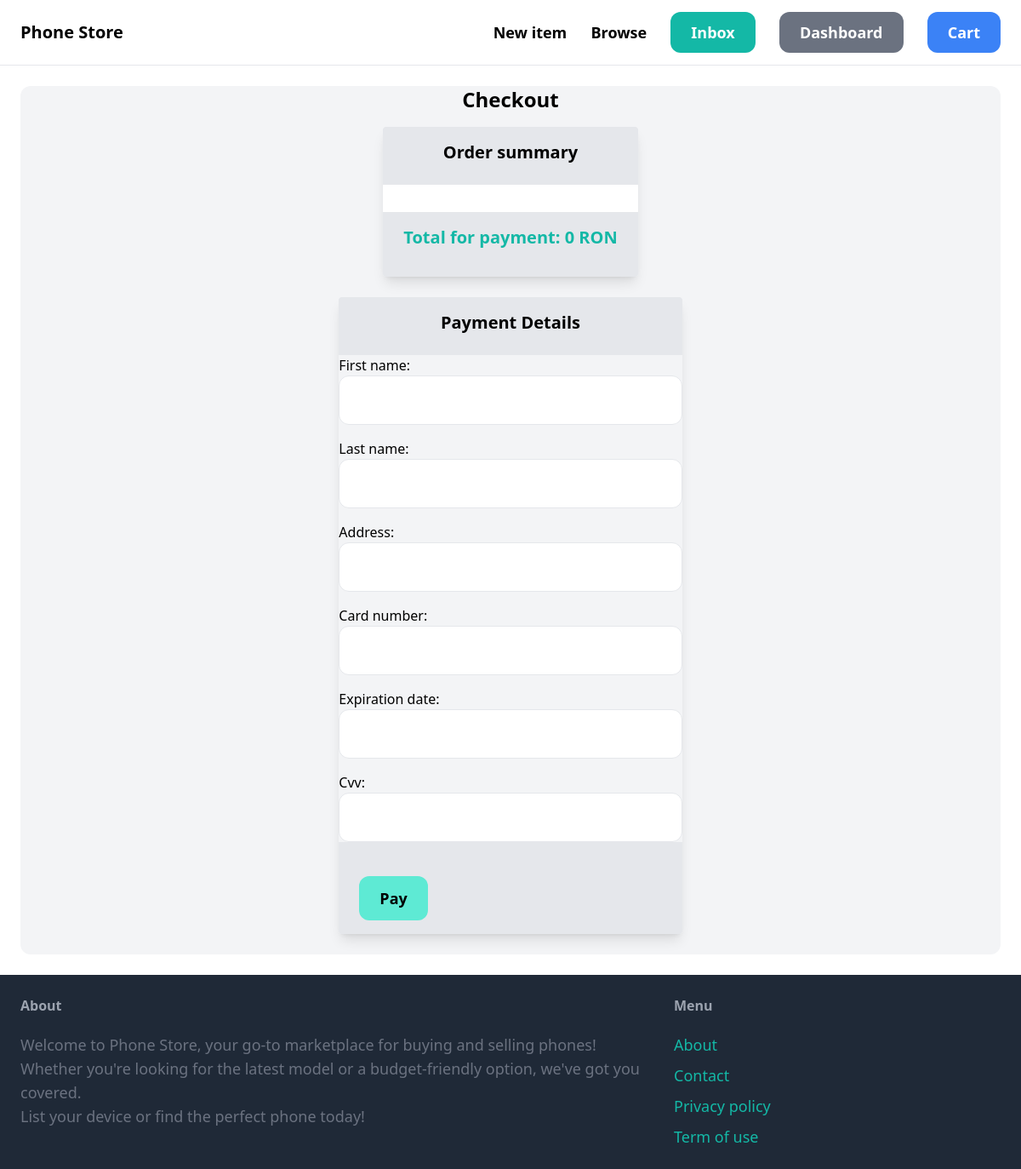
The page /cart/checkout/ (signed in) on the database as committed earlier.
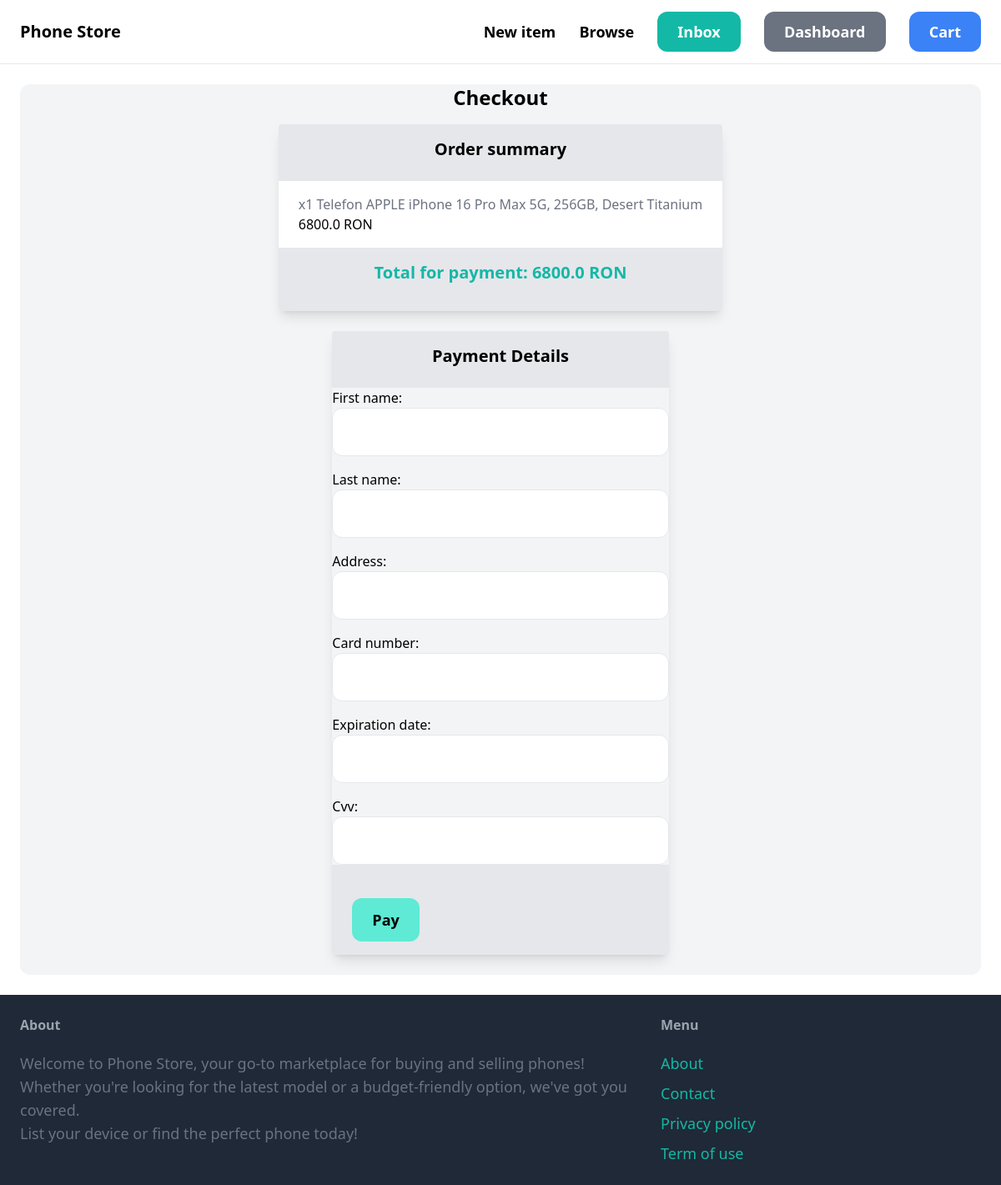
The same page on the database as committed later.
### item/models.py (models this page shows, shortened)
class CartItem(models.Model):
    cart = models.ForeignKey(Cart, related_name="cart_items", on_delete=models.CASCADE)
    item = models.ForeignKey(item, related_name="cart_items", on_delete=models.CASCADE)
    quantity = models.PositiveIntegerField(default=1)

class item(models.Model):
    category = models.ForeignKey(Category, related_name="items", on_delete=models.CASCADE)
    name = models.CharField(max_length=255)
    description = models.TextField(blank=True, null=True)
    price = models.FloatField()
    image = models.ImageField(upload_to="item_images", blank=True, null=True)
    spec_file = models.FileField(upload_to="specs", blank=True, null=True)
    is_sold = models.BooleanField(default=False)
    created_at = models.DateTimeField(auto_now_add=True)
    created_by = models.ForeignKey(User, related_name="items", on_delete=models.CASCADE)
    class Meta:
        ordering = ("name",)

### cart/views.py (the view)
# urls.py: path("checkout/", views.checkout, name="checkout"),
@login_required
def checkout(request):
    cart = Cart.objects.filter(user=request.user).first()
    cart_items = CartItem.objects.filter(cart=cart)
    total_price = sum(cart_item.item.price * cart_item.quantity for cart_item in cart_items)
    if request.method == "POST":
        form = PaymentForm(request.POST)
        if form.is_valid():
            payment = form.save(commit=False)
            payment.payment_value = total_price
            payment.user = request.user
            payment.save()
            return redirect('cart:payment_success')
    else:
        form = PaymentForm()
    return render(request, 'cart/checkout.html', {
        'total_price': total_price,
        'cart': cart,
        'cart_items': cart_items,
        'form': form
    })

### cart/forms.py
class PaymentForm(forms.ModelForm):
    class Meta:
        model = Payment
        fields=('first_name', 'last_name', 'address', 'card_number', 'expiration_date', 'cvv')
        widgets = {
            'first_name': forms.TextInput(attrs={
                'class': INPUT_CLASSES
            }),
            'last_name': forms.TextInput(attrs={
                'class': INPUT_CLASSES
            }),
            'address': forms.TextInput(attrs={
                'class': INPUT_CLASSES
            }),
            'card_number': forms.TextInput(attrs={
                'class': INPUT_CLASSES
            }),
            'expiration_date': forms.DateInput(attrs={
                'class': INPUT_CLASSES
            }),
            'cvv': forms.NumberInput(attrs={
                'class': INPUT_CLASSES
            }),
        }

### cart/templates/cart/checkout.html (shortened to what this page needs)
{% extends 'core/base.html' %}
{% block basecontent %}
<div class="pb-6 grid-cols-4 gap-4 bg-gray-100 rounded-xl">
    <div>
        <h2 class="mb-12 text-2xl font-bold mb-4 text-center">Checkout</h2>
    </div>
    <div class="flex justify-center">
        <div class="w-196 rounded overflow-hidden shadow-lg bg-grey-100">
            <div class="px-6 py-4 bg-gray-200">
                <h2 class="font-bold text-xl mb-2 text-center">Order summary</h2>
            </div>
            <div class="px-6 py-4 bg-white">
                {% for item in cart_items %}
                    <p class="text-gray-500 text-base">x{{item.quantity}} {{item.item.name}}</p>{{item.item.price}} RON</p>
                {% endfor %}
            </div>
            <div class="px-6 py-4 bg-gray-200 text-center">
                <p class="mb-12 text-xl font-bold mb-4 text-center text-teal-500">Total for payment: {{total_price}} RON</p>
            </div>
        </div>
    </div>
    <div class="mt-6 flex justify-center">
        <div class="rounded overflow-hidden shadow-lg bg-grey-100">
            <div class="px-6 py-4 bg-gray-200">
                <h2 class="font-bold text-xl mb-2 text-center">Payment Details</h2>
            </div>
            <form method="post" action="." enctype="multipart/form-data">
                <div class="space-y-4">
                    {{ form.as_p }}
                </div>
                <div class="px-6 py-4 bg-gray-200">
                    <button class="inline-block mt-6 px-6 py-3 text-lg font-semibold bg-teal-300 text-black rounded-xl hover:bg-teal-500">
                        Pay
                    </button>
                </div>
            </form>
        </div>
    </div>
</div>
{% endblock %}

### core/templates/core/base.html (shortened to what this page needs)
<!DOCTYPE html>
<html>
    <head>
        <script src="https://cdn.tailwindcss.com"></script>
    </head>
    <body>
        <nav class="py-6 px-6 flex justify-between items-center border-b border-gray-200">
            <a href="/" class="text-xl font-semibold">Phone Store</a>
            <div class="space-x-6">
                <a href="{% url 'item:new' %}" class="text-lg font-semibold hover:text-gray-500">New item</a>
                <a href="{% url 'item:browse' %}" class="text-lg font-semibold hover:text-gray-500">Browse</a>
                {% if request.user.is_authenticated %}
                    <a href="#" class="px-6 py-3 text-lg font-semibold bg-teal-500 text-white rounded-xl hover:bg-teal-700">Inbox</a>
                    <a href="{% url 'dashboard:index' %}" class="px-6 py-3 text-lg font-semibold bg-gray-500 text-white rounded-xl hover:bg-gray-700">Dashboard</a>
                    <a href="{% url 'cart:cart' %}" class="px-6 py-3 text-lg font-semibold bg-blue-500 text-white rounded-xl hover:bg-blue-700">Cart</a>
                {% else %}
                    <a href="{% url 'core:signup' %}" class="px-6 py-3 text-lg font-semibold bg-teal-500 text-white rounded-xl hover:bg-teal-700">Sign Up</a>
                    <a href="{% url 'core:login' %}" class="px-6 py-3 text-lg font-semibold bg-gray-500 text-white rounded-xl hover:bg-gray-700">Log In</a>
                {% endif %}
            </div>
        </nav>
        <div class="px-6 py-6">
            {% block basecontent %}
            {% endblock %}
        </div>
        <footer class="py-6 px-6 flex justify-between bg-gray-800">
            <div class="w-2/3 pr-10">
                <h3 class="mb-5 font-semibold text-gray-400">About</h3>
                <p class="text-lg text-gray-500">
                    Welcome to Phone Store, your go-to marketplace for buying and selling phones!<br>
                    Whether you're looking for the latest model or a budget-friendly option, we've got you covered.<br>
                    List your device or find the perfect phone today!<br>
                </p>
            </div>
            <div class="w-1/3">
                <h3 class="mb-5 font-semibold text-gray-400">Menu</h3>
                <ul class="space-y-2">
                    <li><a href="#" class="text-lg text-teal-500 hover:text-teal-700">About</a></li>
                    <li><a href="{% url 'core:contact' %}" class="text-lg text-teal-500 hover:text-teal-700">Contact</a></li>
                    <li><a href="#" class="text-lg text-teal-500 hover:text-teal-700">Privacy policy</a></li>
                    <li><a href="#" class="text-lg text-teal-500 hover:text-teal-700">Term of use</a></li>
                </ul>
            </div>
        </footer>
    </body>
</html>

Rows that differ between the two databases and show on the page:
added CartItem: quantity "1", item.name "Telefon APPLE iPhone 16 Pro Max 5G, 256GB, Desert Titanium", item.price "6800.0"
Other text that changed with them:
{{ total_price }}: "0" → "6800.0"
